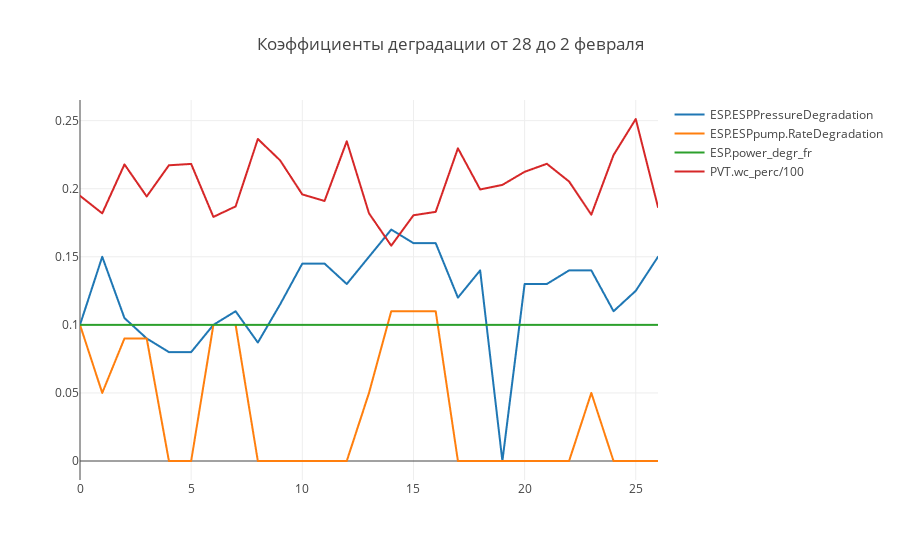

This figure's notebook cell:
### Markdown cell above
Первичное построение графиков

### Code cell
trace1_name = needed_param_list[12]
trace1 = go.Scattergl(
    x = result_data.index,
    y = result_data[trace1_name],
    name = trace1_name,
    mode = 'lines'
)

trace2_name = needed_param_list[13]
trace2 = go.Scattergl(
    x = result_data.index,
    y = result_data[trace2_name],
    name = trace2_name,
    mode = 'lines'
)
trace3_name = needed_param_list[14]
trace3 = go.Scattergl(
    x = result_data.index,
    y = result_data[trace3_name],
    name = trace3_name,
    mode = 'lines'
)

trace4_name = needed_param_list[3]
trace4 = go.Scattergl(
    x = result_data.index,
    y = result_data[trace4_name] / 100,
    name = trace4_name + "/100",
    mode = 'lines'
)



data = [trace1, trace2, trace3, trace4]


layout = dict(title = 'Коэффициенты деградации от 28 до 2 февраля'
             )

fig = dict(data=data, layout=layout)

iplot(fig, filename='basic-scatter')

### Figure 1 — Plotly figure (JSON) as saved in the notebook; plotly's stock layout.template omitted (floating-point values rounded to 4 significant figures)
{"data": [{"mode": "lines", "name": "ESP.ESPPressureDegradation", "type": "scattergl", "uid": "37cd4972-03f0-4a8b-b962-748ee58adae7", "x": [0, 1, 2, 3, 4, 5, 6, 7, 8, 9, 10, 11, 12, 13, 14, 15, 16, 17, 18, 19, 20, 21, 22, 23, 24, 25, 26], "y": [0.1, 0.15, 0.105, 0.09, 0.08, 0.08, 0.1, 0.11, 0.087, 0.115, 0.145, 0.145, 0.13, 0.15, 0.17, 0.16, 0.16, 0.12, 0.14, 0, 0.13, 0.13, 0.14, 0.14, 0.11, 0.125, 0.15]}, {"mode": "lines", "name": "ESP.ESPpump.RateDegradation", "type": "scattergl", "uid": "87753668-e7a7-4688-8653-5821d7cbce9e", "x": [0, 1, 2, 3, 4, 5, 6, 7, 8, 9, 10, 11, 12, 13, 14, 15, 16, 17, 18, 19, 20, 21, 22, 23, 24, 25, 26], "y": [0.1, 0.05, 0.09, 0.09, 0, 0, 0.1, 0.1, 0, 0, 0, 0, 0, 0.05, 0.11, 0.11, 0.11, 0, 0, 0, 0, 0, 0, 0.05, 0, 0, 0]}, {"mode": "lines", "name": "ESP.power_degr_fr", "type": "scattergl", "uid": "b9e57d93-fc91-43bf-bee5-f7a6445b1d95", "x": [0, 1, 2, 3, 4, 5, 6, 7, 8, 9, 10, 11, 12, 13, 14, 15, 16, 17, 18, 19, 20, 21, 22, 23, 24, 25, 26], "y": [0.1, 0.1, 0.1, 0.1, 0.1, 0.1, 0.1, 0.1, 0.1, 0.1, 0.1, 0.1, 0.1, 0.1, 0.1, 0.1, 0.1, 0.1, 0.1, 0.1, 0.1, 0.1, 0.1, 0.1, 0.1, 0.1, 0.1]}, {"mode": "lines", "name": "PVT.wc_perc/100", "type": "scattergl", "uid": "7db41bc6-2761-415f-bd06-1a21214a14b4", "x": [0, 1, 2, 3, 4, 5, 6, 7, 8, 9, 10, 11, 12, 13, 14, 15, 16, 17, 18, 19, 20, 21, 22, 23, 24, 25, 26], "y": [0.1948, 0.1819, 0.2178, 0.1943, 0.2172, 0.2182, 0.1793, 0.187, 0.2365, 0.2209, 0.1958, 0.191, 0.2349, 0.1819, 0.1582, 0.1805, 0.183, 0.2297, 0.1994, 0.2028, 0.2124, 0.2183, 0.2053, 0.1809, 0.2247, 0.2512, 0.1865]}], "layout": {"title": {"text": "Коэффициенты деградации от 28 до 2 февраля"}}}
